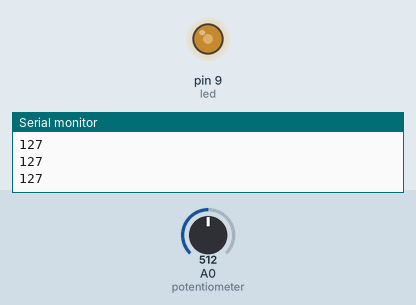
Recording of a sketch running on a simulated Arduino Uno, built with avr-gcc and run on an emulated ATmega328P. Parts: output pins drawn as LEDs (lit = HIGH), the last lines printed to the serial monitor. Inputs (shaded band) come from the test bench; at power-on: A0 (potentiometer) = 512.

Above: at 1.2 s.
1.3 s: A0 (potentiometer) set to 716
At 2.0 s:
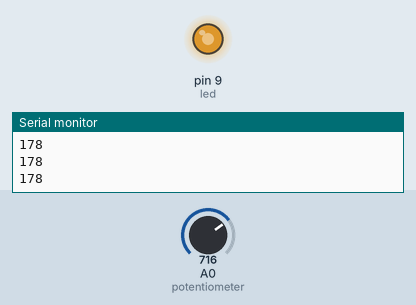
2.8 s: A0 (potentiometer) set to 900
At 3.3 s:
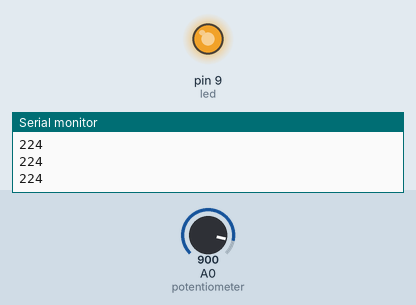
4.3 s: A0 (potentiometer) set to 122
At 5.5 s:
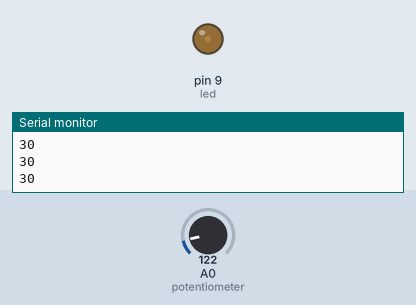
5.8 s: A0 (potentiometer) set to 0
At 6.6 s:
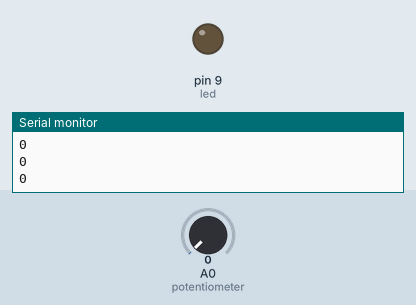
7.3 s: A0 (potentiometer) set to 511
At 7.8 s:
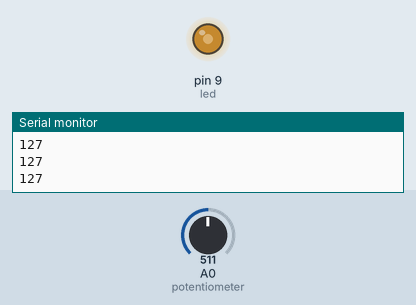
Timing chart, 0 to 9.8 s (numbered marks = the images above; inputs shaded):
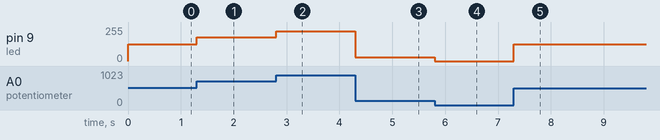

Measured:
- after the input at 1.3 s, pin 9 (led): 127/255 → 178/255 at once
- after the input at 2.8 s, pin 9 (led): 178/255 → 224/255 at once
- after the input at 4.3 s, pin 9 (led): 224/255 → 30/255 at once
- after the input at 5.8 s, pin 9 (led): 30/255 → 0/255 at once
- after the input at 7.3 s, pin 9 (led): 0/255 → 127/255 at once

The sketch:

Potentiometer.ino
```cpp
const int potentiometer = A0;
const int led = 9;

void setup() {
  Serial.begin(9600);
}

void loop() {
  int pMeterValue = analogRead(potentiometer);
  int output = map(pMeterValue, 0, 1023, 0, 255);
  analogWrite(led, output);
  //delay(500);
  //analogWrite(led, 0);
  //delay(500);

  Serial.println(output);
}
```
